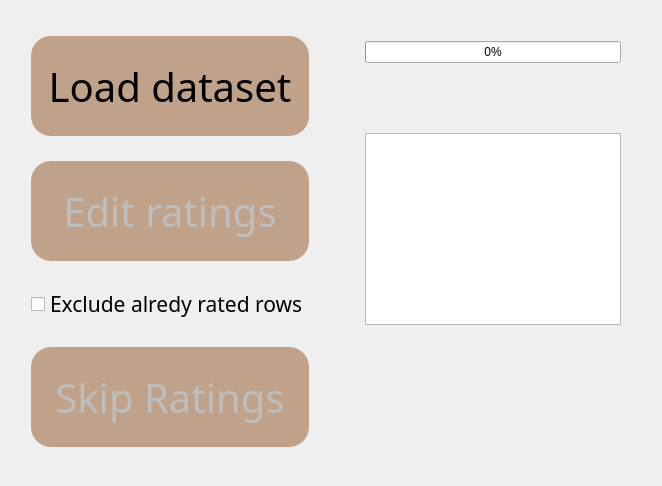
          <widget class="QWidget" name="page_load">
           <property name="maximumSize">
            <size>
             <width>1684</width>
             <height>966</height>
            </size>
           </property>
           <layout class="QGridLayout" name="gridLayout_6">
            <item row="0" column="0">
             <layout class="QVBoxLayout" name="verticalLayout_12" stretch="2,2,1,2">
              <property name="spacing">
               <number>0</number>
              </property>
              <property name="sizeConstraint">
               <enum>QLayout::SetDefaultConstraint</enum>
              </property>
              <property name="leftMargin">
               <number>20</number>
              </property>
              <property name="rightMargin">
               <number>20</number>
              </property>
              <item>
               <widget class="QPushButton" name="ButtonLoadDataset">
                <property name="minimumSize">
                 <size>
                  <width>0</width>
                  <height>100</height>
                 </size>
                </property>
                <property name="font">
                 <font>
                  <family>Rockwell</family>
                  <pointsize>30</pointsize>
                  <weight>50</weight>
                  <bold>false</bold>
                  <strikeout>false</strikeout>
                 </font>
                </property>
                <property name="layoutDirection">
                 <enum>Qt::LeftToRight</enum>
                </property>
                <property name="styleSheet">
                 <string notr="true">background-color: rgb(192, 161, 137);
border-radius: 20px;</string>
                </property>
                <property name="text">
                 <string>Load dataset</string>
                </property>
               </widget>
              </item>
              <item>
               <widget class="QPushButton" name="EditRatings">
                <property name="enabled">
                 <bool>false</bool>
                </property>
                <property name="sizePolicy">
                 <sizepolicy hsizetype="Minimum" vsizetype="Maximum">
                  <horstretch>0</horstretch>
                  <verstretch>30</verstretch>
                 </sizepolicy>
                </property>
                <property name="minimumSize">
                 <size>
                  <width>0</width>
                  <height>100</height>
                 </size>
                </property>
                <property name="font">
                 <font>
                  <family>Rockwell</family>
                  <pointsize>30</pointsize>
                  <weight>50</weight>
                  <bold>false</bold>
                  <strikeout>false</strikeout>
                 </font>
                </property>
                <property name="styleSheet">
                 <string notr="true">background-color: rgb(192, 161, 137);
border-radius: 20px;</string>
                </property>
                <property name="text">
                 <string>Edit ratings</string>
                </property>
               </widget>
              </item>
              <item>
               <widget class="QCheckBox" name="checkBox">
                <property name="minimumSize">
                 <size>
                  <width>50</width>
                  <height>30</height>
                 </size>
                </property>
                <property name="font">
                 <font>
                  <family>Rockwell</family>
                  <pointsize>16</pointsize>
                 </font>
                </property>
                <property name="text">
                 <string>Exclude alredy rated rows</string>
                </property>
                <property name="iconSize">
                 <size>
                  <width>40</width>
                  <height>40</height>
                 </size>
                </property>
                <property name="checkable">
                 <bool>true</bool>
                </property>
                <property name="checked">
                 <bool>false</bool>
                </property>
               </widget>
              </item>
              <item>
               <widget class="QPushButton" name="SkipRatingsButton">
                <property name="enabled">
                 <bool>false</bool>
                </property>
                <property name="minimumSize">
                 <size>
                  <width>0</width>
                  <height>100</height>
                 </size>
                </property>
                <property name="font">
                 <font>
                  <family>Rockwell</family>
                  <pointsize>30</pointsize>
                  <weight>50</weight>
                  <bold>false</bold>
                  <strikeout>false</strikeout>
                 </font>
                </property>
                <property name="layoutDirection">
                 <enum>Qt::LeftToRight</enum>
                </property>
                <property name="styleSheet">
                 <string notr="true">background-color: rgb(192, 161, 137);
border-radius: 20px;</string>
                </property>
                <property name="text">
                 <string>Skip Ratings</string>
                </property>
               </widget>
              </item>
             </layout>
            </item>
            <item row="0" column="1">
             <layout class="QVBoxLayout" name="verticalLayout_11">
              <property name="spacing">
               <number>10</number>
              </property>
              <property name="leftMargin">
               <number>30</number>
              </property>
              <property name="topMargin">
               <number>30</number>
              </property>
              <property name="rightMargin">
               <number>30</number>
              </property>
              <property name="bottomMargin">
               <number>30</number>
              </property>
              <item>
               <widget class="QProgressBar" name="progressBar">
                <property name="value">
                 <number>0</number>
                </property>
                <property name="textVisible">
                 <bool>true</bool>
                </property>
               </widget>
              </item>
              <item>
               <widget class="QLabel" name="labelFileName">
                <property name="font">
                 <font>
                  <family>Rockwell</family>
                  <pointsize>28</pointsize>
                 </font>
                </property>
                <property name="layoutDirection">
                 <enum>Qt::RightToLeft</enum>
                </property>
                <property name="styleSheet">
                 <string notr="true"/>
                </property>
                <property name="text">
                 <string/>
                </property>
                <property name="alignment">
                 <set>Qt::AlignCenter</set>
                </property>
               </widget>
              </item>
              <item>
               <widget class="QTableWidget" name="tableWidget"/>
              </item>
              <item>
               <widget class="QLabel" name="labelRows">
                <property name="font">
                 <font>
                  <family>Rockwell</family>
                  <pointsize>28</pointsize>
                 </font>
                </property>
                <property name="text">
                 <string/>
                </property>
                <property name="alignment">
                 <set>Qt::AlignCenter</set>
                </property>
               </widget>
              </item>
              <item>
               <widget class="QLabel" name="labelRatings">
                <property name="font">
                 <font>
                  <family>Rockwell</family>
                  <pointsize>28</pointsize>
                 </font>
                </property>
                <property name="text">
                 <string/>
                </property>
                <property name="alignment">
                 <set>Qt::AlignCenter</set>
                </property>
               </widget>
              </item>
             </layout>
            </item>
           </layout>
          </widget>
